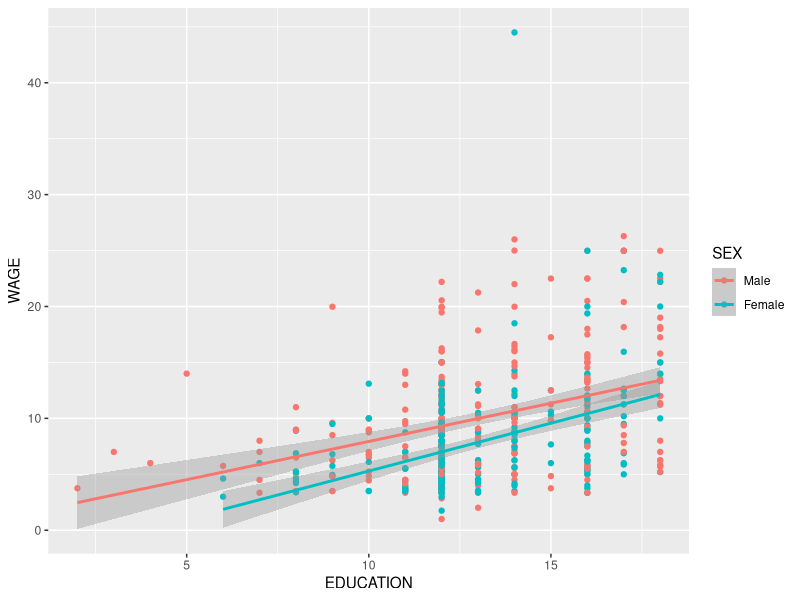

This figure's R source: (Note: this script raises an error after producing the figure.)
## ---- chunk 1
library(ggplot2)
library(GGally)
library(car)
# create dataframe
wages <- read.csv(file = "../data/cpswages.dat.txt", header = FALSE, sep=" ")
names(wages) <- c("EDUCATION",	"SOUTH", "SEX", "EXPERIENCE", "UNION",  "WAGE", "AGE", "RACE", "OCCUPATION", "SECTOR", "MARR")
wages = wages[,c(1,2,3,4,5,7,8,9,10,11,6)]

# Set up factors
wages$SOUTH <- factor(wages$SOUTH, levels=c(0,1),
                      labels=c('North','South'))

wages$SEX <- factor(wages$SEX, levels=c(0,1),
                    labels=c('Male','Female'))

wages$UNION <- factor(wages$UNION, levels=c(0,1),
                      labels=c('Non-Unionized','Unionized'))

wages$RACE <- factor(wages$RACE, levels=c(1,2,3),
                     labels=c('Other','Hispanic', 'White'))

wages$OCCUPATION <- factor(wages$OCCUPATION, levels=c(1,2,3,4,5,6),
                           labels=c('Management','Sales','Clerical','Service','Professional','Other'))

wages$SECTOR <- factor(wages$SECTOR, levels=c(0,1,2),
                       labels=c('Other','Manufacturing','Construction'))

wages$MARR <- factor(wages$MARR, levels=c(0,1),
                     labels=c('Unmarried','Married'))

wages$ED_PLUS_EX <- wages$EDUCATION + wages$EXPERIENCE
wages <- within(wages, OCCUPATION <- relevel(OCCUPATION, ref = 6))
# SECTOR doesn't need to be releveled 
# same with RACE

women <- subset(wages,SEX=='Female')
men <- subset(wages,SEX=='Male')
## ---- chunk 2
M2<-lm(WAGE~EDUCATION+SEX+SEX:EDUCATION, data=wages)

p <- ggplot(aes(x=EDUCATION, y=WAGE),data=wages)
p + geom_point(data=wages, aes(color=SEX)) + geom_smooth(method='lm', aes(color=SEX), data=wages)
## ---- chunk 3
wages$resid_M1 = resid(M1)

avp1_mod <- lm(EXPERIENCE~EDUCATION + SEX, data=wages)
wages$resid_AVP1_x = resid(avp1_mod)
avp1_1 <- lm(resid_M1 ~ resid_AVP1_x, wages)

p <- ggplot(aes(x=resid_AVP1_x, y=resid_M1), data=wages)
p + geom_point() + 
  ggtitle("Added Variable Plot for EXPERIENCE") + 
  xlab('Residual of EXPERIENCE ~ EDUCATION + SEX') + 
  ylab('Residual of M1') + 
  geom_abline ( intercept = coef(avp1_1)[1], slope = coef(avp1_1)[2], color="blue" )

summary(avp1_1)
confint(avp1_1)
## ---- chunk 4
M3 <- lm( WAGE ~ EDUCATION + SEX + EXPERIENCE, data = wages)
## ---- chunk 5
wages$resid_M3 = resid(M3)

avp2_mod <- lm(AGE ~ EDUCATION + SEX + EXPERIENCE, data=wages)
wages$resid_AVP2_x = resid(avp2_mod)
avp2_2 <- lm(resid_M3 ~ resid_AVP2_x, data=wages)

p <- ggplot(aes(x=resid_AVP2_x, y=resid_M3), data=wages)
p + geom_point() + 
  ggtitle("Added Variable Plot for AGE") + 
  xlab('Residual of  AGE ~ EDUCATION + SEX + EXPERIENCE') + 
  ylab('Residual of M3') + 
  geom_abline ( intercept = coef(avp2_2)[1], slope = coef(avp2_2)[2], color="blue" )

summary(avp2_2)
confint(avp2_2)
## ---- chunk 6
collin_mod <- lm(AGE ~ ED_PLUS_EX, wages)
p <- ggplot(data = wages , aes ( x = ED_PLUS_EX, y = AGE) )
p + geom_point() +
  geom_abline ( intercept = coef(collin_mod)[1], slope = coef(collin_mod)[2] ,color="black")
## ---- chunk 7
wages$EXPERIENCE_P1 = wages$EXPERIENCE + 1
coef(powerTransform(wages[,c("EDUCATION","EXPERIENCE_P1")]), round=TRUE)
summary(powerTransform(wages[,c("EDUCATION","EXPERIENCE_P1")]))
## ---- chunk 8
wages$tranEXPERIENCE = wages$EXPERIENCE_P1^(1/2)
coef(powerTransform(WAGE~tranEXPERIENCE + EDUCATION + SEX, data=wages), round=TRUE)
## ---- chunk 9
M4<-lm(log(WAGE)~tranEXPERIENCE + EDUCATION + SEX, data=wages)
summary(M4)

#RSS_M4 <- sum((wages$WAGE - exp(fitted(M4)))^2)
#SYY <- sum((wages$WAGE - mean(wages$WAGE))^2)
#R2_M4 <- 1 - (RSS_M4 / SYY)
#R2_M4
## ---- chunk 10
p <- ggplot( wages, aes ( x = SEX, y = log(WAGE)) )
p + geom_boxplot() + ggtitle("log(Wage) vs Sex") + facet_wrap(~OCCUPATION)
## ---- chunk 11
mod5 = lm(log(WAGE)~EDUCATION + SEX*OCCUPATION + EXPERIENCE, data=wages)
mod5.1 = lm(log(WAGE)~EDUCATION + SEX + OCCUPATION + EXPERIENCE, data=wages)
summary(mod5);summary(mod5.1)
## ---- chunk 12
p = ggplot(aes(x=ED_PLUS_EX, y=WAGE), data=wages)
p + geom_point(aes(color=SEX),data=wages) + facet_wrap(~OCCUPATION) + geom_smooth(method='lm',aes(color=SEX))
